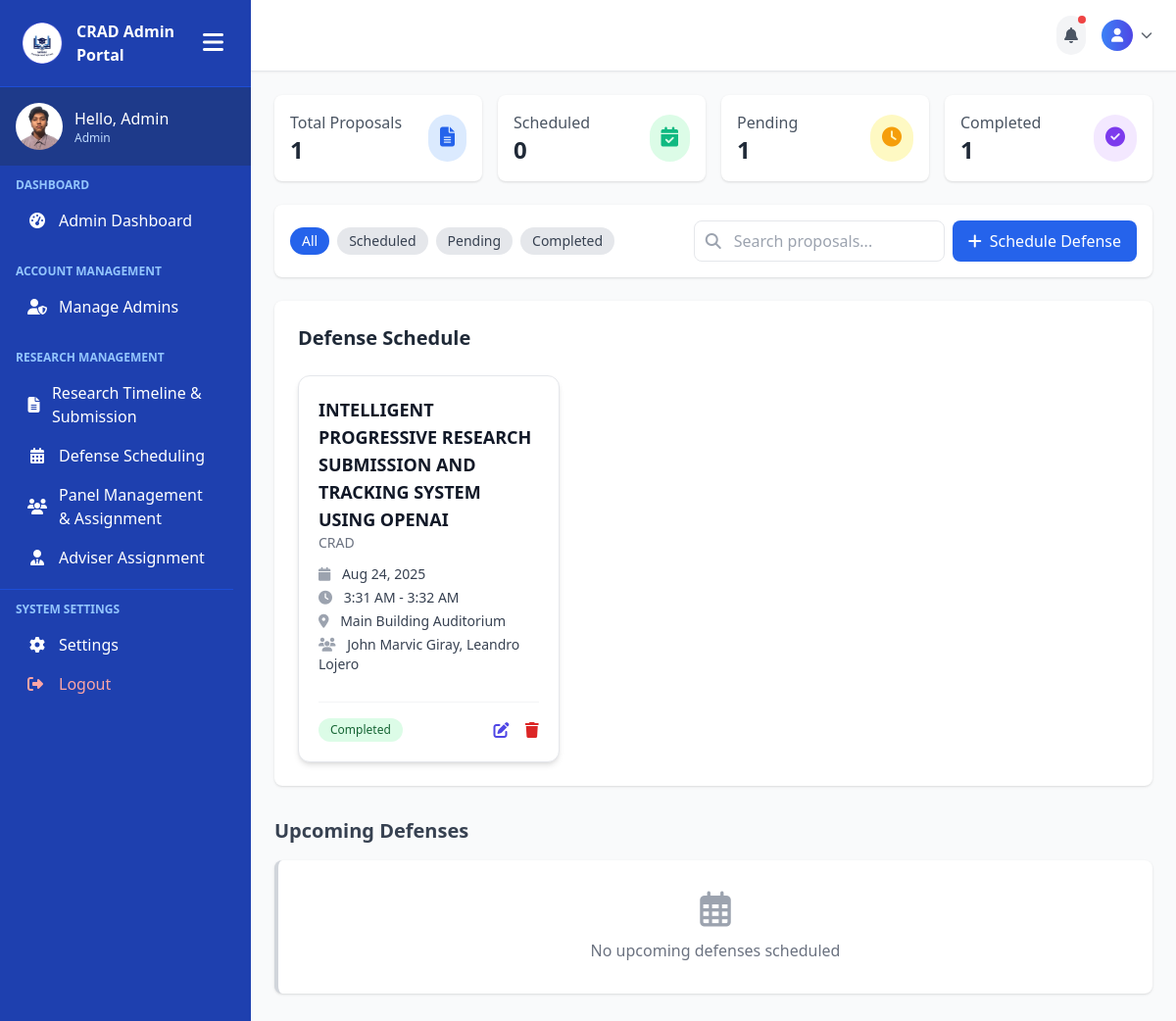
Page /admin-pages/admin-defense.php (signed in) on the earlier database version.
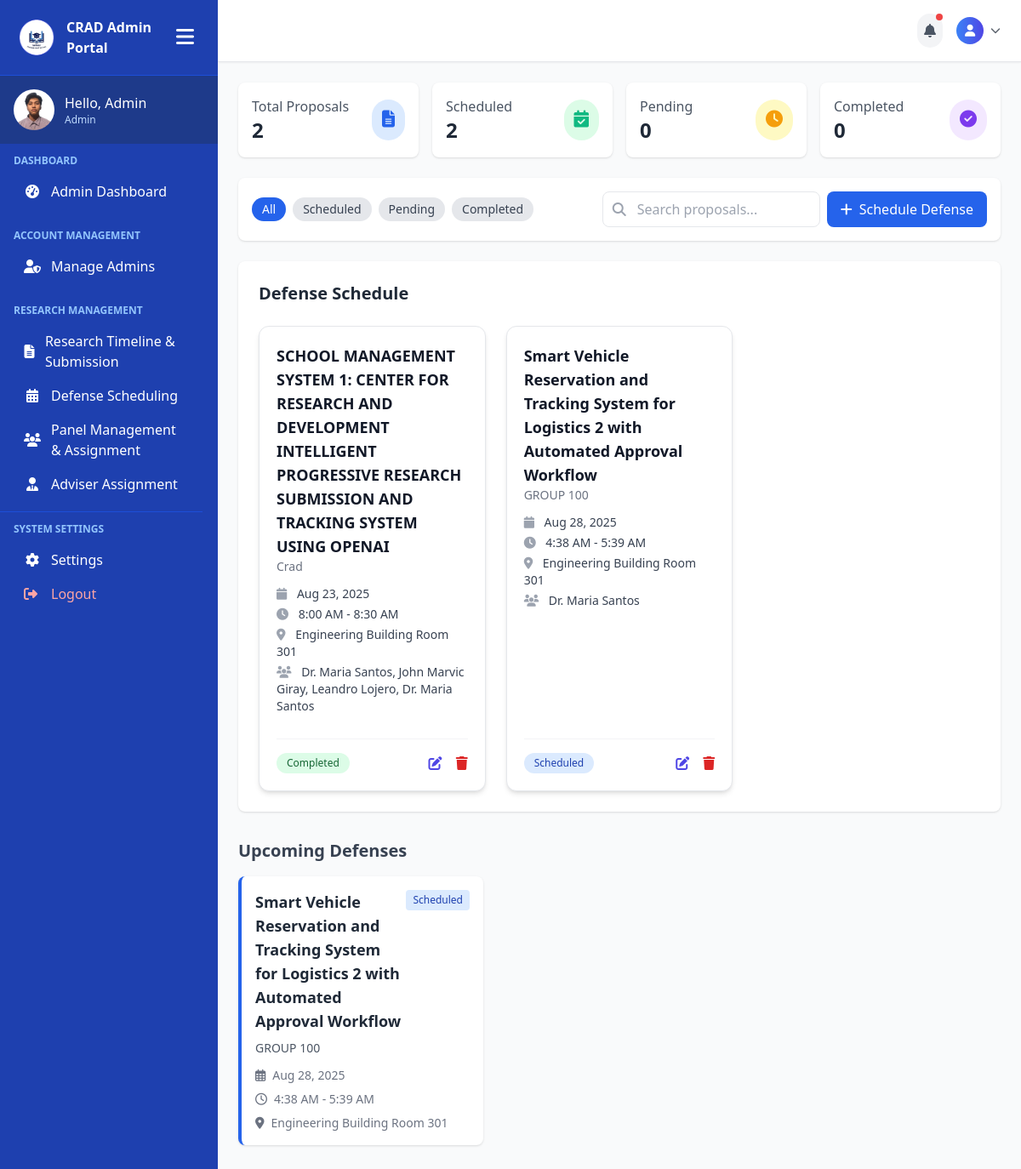
Same page on the later database version.
### tables this page shows
CREATE TABLE `user_tbl` (
  `user_id` int(11) NOT NULL,
  `email` varchar(150) NOT NULL,
  `password` varchar(255) NOT NULL,
  `role` enum('Admin','Faculty','Student') NOT NULL DEFAULT 'Student',
  `created_at` timestamp NOT NULL DEFAULT current_timestamp()
);

CREATE TABLE `defense_schedules` (
  `id` int(11) NOT NULL,
  `group_id` int(11) DEFAULT NULL,
  `defense_date` date DEFAULT NULL,
  `start_time` time DEFAULT NULL,
  `end_time` time DEFAULT NULL,
  `room_id` int(11) DEFAULT NULL,
  `status` enum('scheduled','completed','cancelled') DEFAULT 'scheduled',
  `created_at` timestamp NOT NULL DEFAULT current_timestamp()
);

CREATE TABLE `groups` (
  `id` int(11) NOT NULL,
  `name` varchar(255) NOT NULL,
  `join_code` varchar(10) DEFAULT NULL,
  `created_at` timestamp NOT NULL DEFAULT current_timestamp()
);

CREATE TABLE `rooms` (
  `id` int(11) NOT NULL,
  `room_name` varchar(50) DEFAULT NULL,
  `building` varchar(100) DEFAULT NULL,
  `capacity` int(11) DEFAULT NULL
);

CREATE TABLE `proposals` (
  `id` int(11) NOT NULL,
  `group_id` int(11) NOT NULL,
  `title` varchar(255) NOT NULL,
  `description` text DEFAULT NULL,
  `file_path` varchar(255) DEFAULT NULL,
  `submitted_at` timestamp NOT NULL DEFAULT current_timestamp(),
  `status` enum('Pending','Approved','Rejected','Under Review','Revision Requested') NOT NULL DEFAULT 'Pending',
  `feedback` text DEFAULT NULL,
  `reviewed_at` timestamp NULL DEFAULT NULL
);

### admin-pages/admin-defense.php (the view, shortened to what the rows shown need)
<?php
include('../includes/connection.php');
$defense_query = "SELECT ds.*, g.name as group_name, r.room_name, r.building, p.title as proposal_title,
                 GROUP_CONCAT(CONCAT(pm.first_name, ' ', pm.last_name) SEPARATOR ', ') as panel_names
                 FROM defense_schedules ds
                 LEFT JOIN groups g ON ds.group_id = g.id
                 LEFT JOIN rooms r ON ds.room_id = r.id
                 LEFT JOIN proposals p ON g.id = p.group_id
                 LEFT JOIN defense_panel dp ON ds.id = dp.defense_id
                 LEFT JOIN panel_members pm ON dp.faculty_id = pm.id
                 GROUP BY ds.id
                 ORDER BY ds.defense_date, ds.start_time";
$defense_result = mysqli_query($conn, $defense_query);
$defense_schedules = [];
while ($schedule = mysqli_fetch_assoc($defense_result)) {
    $panel_query = "SELECT u.user_id, u.email
                   FROM defense_panel dp
                   JOIN user_tbl u ON dp.faculty_id = u.user_id
                   WHERE dp.defense_id = '{$schedule['id']}'";
    $panel_result = mysqli_query($conn, $panel_query);
    $panel_members = [];
    while ($panel = mysqli_fetch_assoc($panel_result)) {
        $panel_members[] = $panel;
    }
    $current_date = date('Y-m-d');
    $current_time = date('H:i:s');
    if ($schedule['defense_date'] < $current_date ||
        ($schedule['defense_date'] == $current_date && $schedule['end_time'] < $current_time)) {
        if ($schedule['status'] != 'completed') {
            $update_query = "UPDATE defense_schedules SET status = 'completed' WHERE id = '{$schedule['id']}'";
            mysqli_query($conn, $update_query);
            $schedule['status'] = 'completed';
        }
    }
    $schedule['panel_members'] = $panel_members;
    $defense_schedules[] = $schedule;
}
?>
<!DOCTYPE html>
<html lang="en">
<head>
    <script src="https://cdn.tailwindcss.com"></script>
    <link rel="stylesheet" href="https://cdnjs.cloudflare.com/ajax/libs/font-awesome/6.0.0/css/all.min.css">
</head>
<body class="bg-gray-50 text-gray-800 font-sans">
    <div class="min-h-screen flex">
        <?php include('../includes/admin-sidebar.php'); ?>
        <main class="flex-1 overflow-y-auto p-6 scroll-container">
            <div class="bg-white rounded-lg shadow p-6">
                <h2 class="text-xl font-semibold text-gray-800 mb-6">Defense Schedule</h2>
                <div class="grid grid-cols-1 md:grid-cols-2 lg:grid-cols-3 gap-6">
                    <?php foreach ($defense_schedules as $schedule): ?>
                    <div class="defense-card bg-white border border-gray-200 rounded-xl shadow-md p-5 flex flex-col justify-between"
                         data-status="<?php echo $schedule['status']; ?>"
                         data-defense-id="<?php echo $schedule['id']; ?>">
                        <div>
                            <h3 class="text-lg font-semibold text-gray-900"><?php echo $schedule['proposal_title'] ?? 'No Title'; ?></h3>
                            <p class="text-sm text-gray-500 mb-3"><?php echo $schedule['group_name']; ?></p>
                            <p class="text-sm text-gray-700 mb-1">
                                <i class="fas fa-calendar mr-2 text-gray-400"></i>
                                <?php echo date('M j, Y', strtotime($schedule['defense_date'])); ?>
                            </p>
                            <p class="text-sm text-gray-700 mb-1">
                                <i class="fas fa-clock mr-2 text-gray-400"></i>
                                <?php echo date('g:i A', strtotime($schedule['start_time'])); ?> -
                                <?php echo date('g:i A', strtotime($schedule['end_time'])); ?>
                            </p>
                            <p class="text-sm text-gray-700 mb-1">
                                <i class="fas fa-map-marker-alt mr-2 text-gray-400"></i>
                                <?php echo $schedule['building'] . ' ' . $schedule['room_name']; ?>
                            </p>
                            <p class="text-sm text-gray-700 mb-3">
    <i class="fas fa-users mr-2 text-gray-400"></i>
    <?php echo !empty($schedule['panel_names']) ? $schedule['panel_names'] : 'No panel assigned'; ?>
</p>
                        </div>
                        <div class="flex justify-between items-center mt-4 pt-4 border-t border-gray-100">
                            <?php if ($schedule['status'] == 'completed'): ?>
                                <span class="px-3 py-1 text-xs font-medium rounded-full bg-green-100 text-green-800">Completed</span>
                            <?php elseif ($schedule['status'] == 'cancelled'): ?>
                                <span class="px-3 py-1 text-xs font-medium rounded-full bg-red-100 text-red-800">Cancelled</span>
                            <?php else: ?>
                                <span class="px-3 py-1 text-xs font-medium rounded-full bg-blue-100 text-blue-800">Scheduled</span>
                            <?php endif; ?>
                            <div>
                                <button class="text-indigo-600 hover:text-indigo-900 mr-3" onclick="populateEditForm(<?php echo htmlspecialchars(json_encode($schedule)); ?>)"><i class="fas fa-edit"></i></button>
                                <button onclick="confirmDelete(<?php echo $schedule['id']; ?>, '<?php echo $schedule['group_name']; ?>')" class="text-red-600 hover:text-red-900"><i class="fas fa-trash"></i></button>
                            </div>
                        </div>
                    </div>
                    <?php endforeach; ?>
                </div>
            </div>
            <h2 class="text-xl font-bold mt-8 mb-4 text-gray-700">Upcoming Defenses</h2>
            <div class="grid grid-cols-1 md:grid-cols-3 gap-4 mb-8">
                <?php
                $upcoming_query = "SELECT ds.*, g.name as group_name, p.title as proposal_title, r.room_name, r.building
                                FROM defense_schedules ds
                                JOIN groups g ON ds.group_id = g.id
                                JOIN proposals p ON g.id = p.group_id
                                LEFT JOIN rooms r ON ds.room_id = r.id
                                WHERE ds.defense_date >= CURDATE() AND ds.status = 'scheduled'
                                ORDER BY ds.defense_date, ds.start_time
                                LIMIT 3";
                $upcoming_result = mysqli_query($conn, $upcoming_query);
                while ($upcoming = mysqli_fetch_assoc($upcoming_result)):
                ?>
                <div class="schedule-card bg-white rounded-lg shadow p-4 border-l-4 border-primary">
                    <div class="flex justify-between items-start mb-2">
                        <h3 class="font-bold text-lg"><?php echo $upcoming['proposal_title']; ?></h3>
                        <span class="px-2 py-1 bg-blue-100 text-blue-800 text-xs font-medium rounded">Scheduled</span>
                    </div>
                    <p class="text-gray-600 text-sm mb-3"><?php echo $upcoming['group_name']; ?></p>
                    <div class="flex items-center text-sm text-gray-500 mb-2">
                        <i class="far fa-calendar-alt mr-2"></i>
                        <span><?php echo date('M j, Y', strtotime($upcoming['defense_date'])); ?>
                    </div>
                    <div class="flex items-center text-sm text-gray-500 mb-2">
                        <i class="far fa-clock mr-2"></i>
                        <span><?php echo date('g:i A', strtotime($upcoming['start_time'])); ?> - <?php echo date('g:i A', strtotime($upcoming['end_time'])); ?></span>
                    </div>
                    <div class="flex items-center text-sm text-gray-500">
                        <i class="fas fa-map-marker-alt mr-2"></i>
                        <span><?php echo $upcoming['building'] . ' ' . $upcoming['room_name']; ?></span>
                    </div>
                </div>
                <?php endwhile; ?>
            </div>
        </main>
    </div>
</body>
</html>

### includes/admin-sidebar.php (shortened to what the rows shown need)
<?php
include("../includes/connection.php");
$user_id = $_SESSION['user_id'];
$sql = "SELECT role, role FROM user_tbl WHERE user_id = ?";
$stmt = $conn->prepare($sql);
$stmt->bind_param("i", $user_id);
$stmt->execute();
$result = $stmt->get_result();
$user = $result->fetch_assoc();
$role = $user['role'];
$greeting = "Hello, " . match($role) {
    'admin' => 'Admin',
    'student' => 'Student',
    default => 'Admin'
};
?>
<!DOCTYPE html>
<html lang="en">
<head>
    <script src="https://cdn.tailwindcss.com"></script>
    <link rel="stylesheet" href="https://cdnjs.cloudflare.com/ajax/libs/font-awesome/6.5.0/css/all.min.css">
</head>
<body>
<div class="sidebar sidebar-transition bg-blue-800 text-white flex flex-col hidden md:flex h-screen w-64" id="sidebar">
    <div class="p-4 flex items-center space-x-3 bg-blue-900">
        <div>
            <p class="font-medium profile-name"><?php echo htmlspecialchars($greeting); ?></p>
            <p class="text-xs text-blue-200 profile-role"><?php echo htmlspecialchars($role); ?></p>
        </div>
    </div>
</div>
</body>
</html>

Differences in the rows shown:
changed defense_schedules: proposal_title "INTELLIGENT PROGRESSIVE RESEARCH SUBMISSION AND TRACKING SYSTEM USING OPENAI" → "SCHOOL MANAGEMENT SYSTEM 1: CENTER FOR RESEARCH AND DEVELOPMENT INTELLIGENT PROGRESSIVE RESEARCH SUBMISSION AND TRACKING SYSTEM USING OPENAI"; group.name "CRAD" → "Crad"; defense_date "Aug 24, 2025" → "Aug 23, 2025"; start_time "3:31 AM" → "8:00 AM"; end_time "3:32 AM" → "8:30 AM"; room.building "Main Building" → "Engineering Building"; room.room_name "Auditorium" → "Room 301"; panel_names "John Marvic Giray, Leandro Lojero" → "Dr. Maria Santos, John Marvic Giray, Leandro Lojero, Dr. Maria Santos"
added defense_schedules: proposal_title "Smart Vehicle Reservation and Tracking System for Logistics 2 with Automated Approval Workflow", group.name "GROUP 100", defense_date "Aug 28, 2025", start_time "4:38 AM", end_time "5:39 AM", room.building "Engineering Building", room.room_name "Room 301", panel_names "Dr. Maria Santos", status "Scheduled", proposals.title "Smart Vehicle Reservation and Tracking System for Logistics 2 with Automated Approval Workflow"
Other differences:
$total_proposals: "1" → "2"
$scheduled_defenses: "0" → "2"
$pending_defenses: "1" → "0"
$completed_defenses: "1" → "0"
text no longer shown: "No upcoming defenses scheduled"
